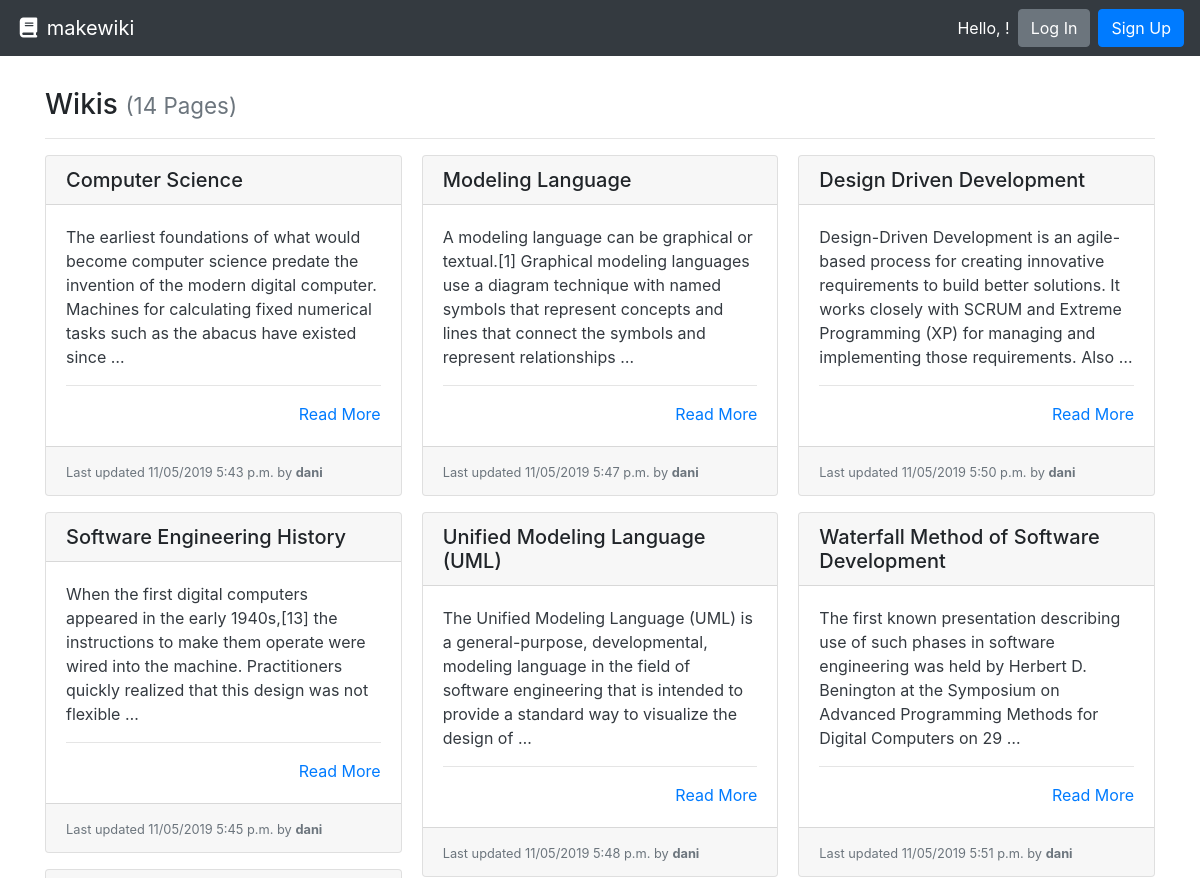
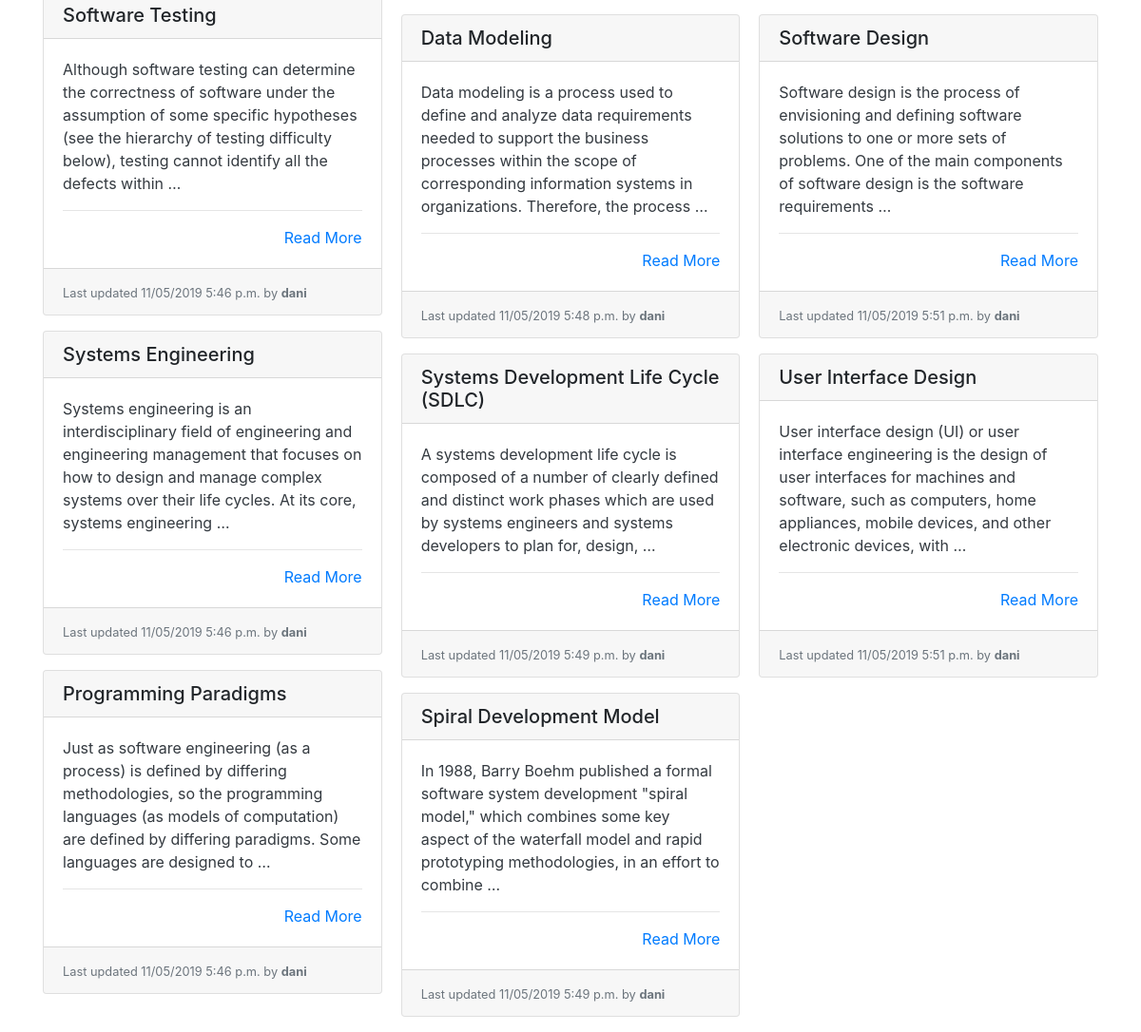
The app's page /, older data (2 pictures, top to bottom).
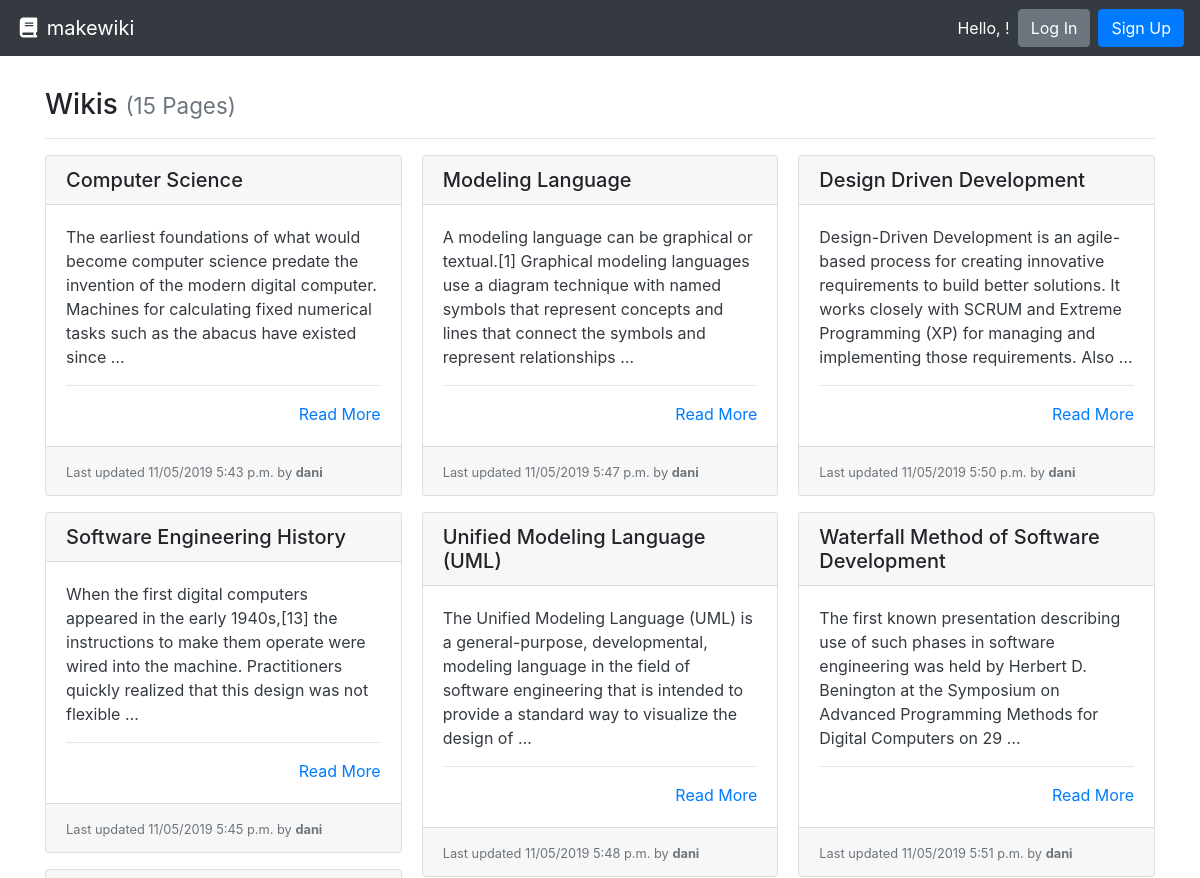
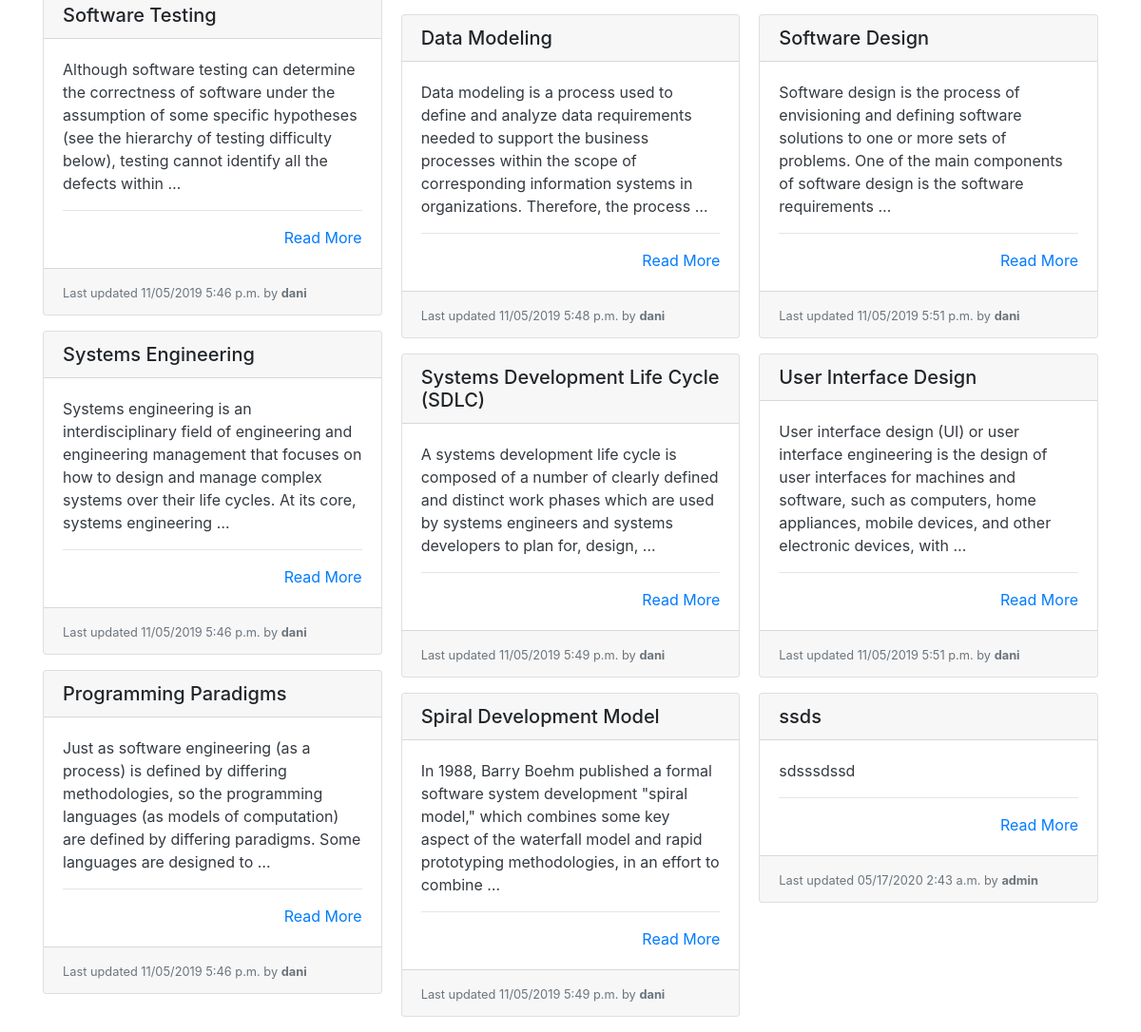
The same page, newer data (2 pictures, top to bottom).
### wiki/models.py (models this page shows, shortened)
class Page(models.Model):
    title = models.CharField(max_length=settings.WIKI_PAGE_TITLE_MAX_LENGTH, unique=True,
                             help_text="Title of your page.")
    author = models.ForeignKey(User, on_delete=models.PROTECT,
                               help_text="The user that posted this article.")
    slug = models.CharField(max_length=settings.WIKI_PAGE_TITLE_MAX_LENGTH, blank=True, editable=False,
                            help_text="Unique URL path to access this page. Generated by the system.")
    content = models.TextField(
        help_text="Write the content of your page here.")
    created = models.DateTimeField(auto_now_add=True,
                                   help_text="The date and time this page was created. Automatically generated when the model saves.")
    modified = models.DateTimeField(auto_now=True,
                                    help_text="The date and time this page was updated. Automatically generated when the model updates.")

### wiki/views.py (the view)
# urls.py: path('', PageListView.as_view(), name='wiki-list-page'),
class PageListView(ListView):
    model = Page
    def get(self, request):
        pages = self.get_queryset().all()
        return render(request, 'list.html', {
          'pages': pages
        })

### wiki/templates/list.html
{% extends "base.html" %}
{% block content %}
  <h3>Wikis {% if pages %}<small class="text-muted">({{ pages|length }} Page{{ pages|length|pluralize:"s" }})</small>{% endif %}</h3>
  <hr>
  {% if pages %}
    <div class="card-columns">
      {% for page in pages %}
        {% include "partials/card.html" %}
      {% endfor %}
    </div>
  {% else %}
    <div class="alert alert-primary" role="alert">No pages to display.</div>
  {% endif %}
{% endblock %}

### wiki/templates/partials/card.html
<div class="card mb-3">
  <h5 class="card-header ">{{ page.title }}</h5>
  <div class="card-body border-dark">
    <p class="card-text text-dark">
      {{ page.content|truncatewords_html:30 }}
      <hr>
      <div class="text-right"><a href="{% url 'wiki-details-page' page.slug %}" title="Read More">Read More</a></div>
  </div>
  <div class="card-footer">
    <small class="text-muted">Last updated {{ page.modified|date:"SHORT_DATETIME_FORMAT" }} by <b>{{ page.author.username }}</b></small>
  </div>
</div>

Row changes from the older to the newer data that the page shows:
added Page: title "ssds", content "sdsssdssd", modified "05/17/2020 2:43 a.m.", author.username "admin"
Text that changed along with them:
{{ pages|length }}: "14" → "15"
